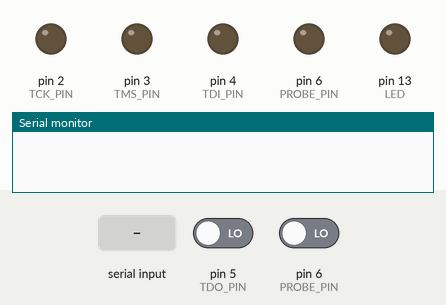
This sketch was run on a simulated Arduino Uno, built with avr-gcc and run on an emulated ATmega328P. Parts: output pins drawn as LEDs (lit = HIGH), the last lines printed to the serial monitor. Dashed ring = blinking. The inputs (shaded band) are chosen by the test bench; at power-on: pin 6 (PROBE_PIN) LOW, pin 5 (TDO_PIN) LOW.

Above: at 1.2 s.
1.3 s: "i" received over Serial
At 2.6 s:
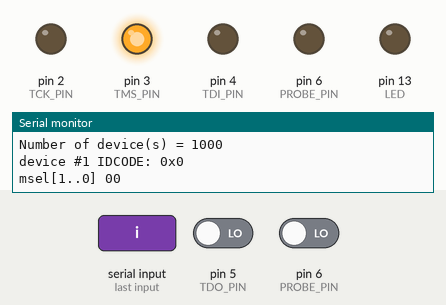
3.1 s: "m" received over Serial
At 3.9 s:
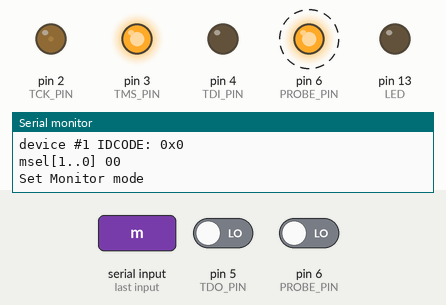
6.1 s: pin 6 (PROBE_PIN) driven HIGH
At 7.4 s:
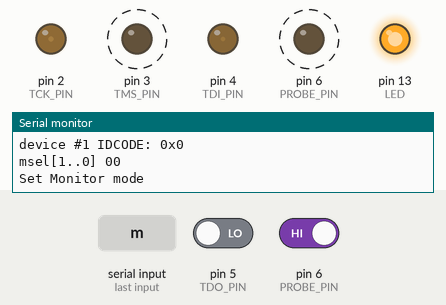
9.1 s: pin 5 (TDO_PIN) driven HIGH
Timing chart, 0 to 20.2 s (numbered marks = the images above; inputs shaded):
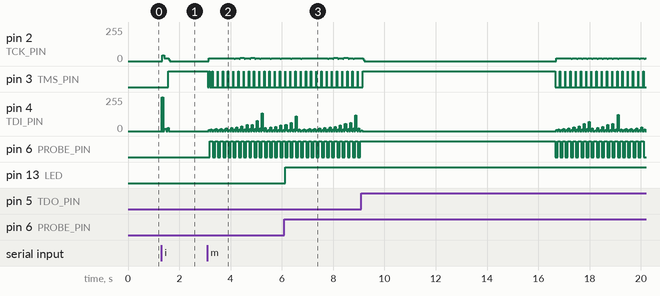

The sketch:

jtag.ino
```cpp
/*
 */
#include "EP2C35F484.h"

#define MAX4IR 1000
#define MAX4DR 2048

#define setBit(A,k)   ( A[(k/8)] |= (0x01 << (k%8)) )
#define clrBit(A,k)   ( A[(k/8)] &= ~(0x01 << (k%8)) )
#define getBit(A,k)   ( (A[(k/8)] & (0x01 << (k%8))) >> (k%8) )

#define TCK_PIN 2
#define TMS_PIN 3
#define TDI_PIN 4
#define TDO_PIN 5
#define PROBE_PIN 6
#define LED 13

int IRlen, nDevices;
uint8_t dr[256];
uint8_t dr2[256];

///////////////////////////////////////////////////////////
uint8_t JTAG_clock(uint8_t TDI, uint8_t TMS) {
	uint8_t result;
  digitalWrite(TDI_PIN, TDI);
  digitalWrite(TMS_PIN, TMS);
  result = digitalRead(TDO_PIN);
  digitalWrite(TCK_PIN, HIGH);
  digitalWrite(TCK_PIN, LOW);
	return result;
}

void JTAG_SelectDR2ShiftIR() {
	JTAG_clock(0, 1);
	JTAG_clock(0, 0);
	JTAG_clock(0, 0);
}

void JTAG_SelectDR2ShiftDR() {
	JTAG_clock(0, 0);
	JTAG_clock(0, 0);
}

void JTAG_Exit1xx2SelectDR() {
	JTAG_clock(0, 1);
	JTAG_clock(0, 1);
}

void JTAG_Shiftxx2SelectDR() {
	JTAG_clock(0, 1);
  JTAG_Exit1xx2SelectDR();
}

// note: call this function only when in shift-IR or shift-DR state
int JTAG_GetChainLength() {
	int i;
	for(i=0; i<MAX4IR; i++) JTAG_clock(0, 0); // empty the chain (fill it with 0's)
	for(i=0; i<MAX4IR; i++) if(JTAG_clock(1, 0)) break; // feed the chain with 1's
	JTAG_Shiftxx2SelectDR();
	return i;
}

// note: call this function only when in shift-IR or shift-DR state
void JTAG_SendData(uint8_t* p, int len){
  for (int i = 0; i < len; i++){
    JTAG_clock(getBit(p, i), (len - i) == 1); // at last bit set TMS=1
  }
	JTAG_Exit1xx2SelectDR();
}

// note: call this function only when in shift-IR or shift-DR state
void JTAG_ReadData(uint8_t* p, int len) {
  for (int i = 0; i < len; i++){
    clrBit(p, i);
    if (JTAG_clock(0, ((len - i) == 1))) setBit(p, i); // at last bit set TMS=1
  }
	JTAG_Exit1xx2SelectDR();
}

///////////////////////////////////////////////////////////
void JTAG_Any2Reset2SelectDR() {
	int i;
	for(i=0; i<5; i++) JTAG_clock(0, 1); // ResetState
	JTAG_clock(0, 0);
	JTAG_clock(0, 1); // SelectDR
}
// SetIR & return to SelectDR
void JTAG_SetIR(uint32_t ir) {
	JTAG_SelectDR2ShiftIR();
	JTAG_SendData((uint8_t*) &ir, IRlen);
}
// SetDR & return to SelectDR
void JTAG_SetDR(uint8_t* p, int len) {
	JTAG_SelectDR2ShiftDR();
	JTAG_SendData(p, len);
}
// GetDR & return to SelectDR
void JTAG_GetDR(uint8_t* p, int len) {
	JTAG_SelectDR2ShiftDR();
	JTAG_ReadData(p, len);
}

///////////////////////////////////////////////////////////
void JTAG_Scan() {
  uint32_t idcode;
	JTAG_Any2Reset2SelectDR();
	JTAG_SelectDR2ShiftIR();
	IRlen = JTAG_GetChainLength();
	Serial.print("IR chain length = ");
	Serial.println(IRlen);
	// we are in BYPASS mode since JTAG_DetermineChainLength filled the IR chain full of 1's
	// now we can easily determine the number of devices (= DR chain length when all the devices are in BYPASS mode)
	JTAG_SelectDR2ShiftDR();
	nDevices = JTAG_GetChainLength();
	Serial.print("Number of device(s) = ");
	Serial.println(nDevices);
	// read the IDCODEs (assume all devices support IDCODE, so read 32 bits per device)
	JTAG_Any2Reset2SelectDR();
  JTAG_SetIR(0x006); // JTAG Instruction: IDCODE
	JTAG_GetDR((uint8_t*) &idcode, 32);
  Serial.print("device #1 IDCODE: 0x");
  Serial.println(idcode, HEX);
  JTAG_SetIR(0x005); // JTAG Instruction: SAMPLE/PRELOAD
  JTAG_GetDR(dr, 1456);
  Serial.print("msel[1..0] ");
  Serial.print(getBit(dr, 558));//MSEL1 for EP2C35F484
  Serial.println(getBit(dr, 555));//MSEL0 for EP2C35F484
  JTAG_SetIR(0x001); // JTAG Instruction: PULSE_NCONFIG
}
///////////////////////////////////////////////////////////


void setup() {
  pinMode(LED, OUTPUT);
  pinMode(PROBE_PIN, INPUT);
  pinMode(TCK_PIN, OUTPUT);
  pinMode(TMS_PIN, OUTPUT);
  pinMode(TDI_PIN, OUTPUT);
  pinMode(TDO_PIN, INPUT);
  Serial.begin(9600);
  while (!Serial) {
    ; // wait for serial port to connect. Needed for native USB port only
  }
}

int inByte = 0;

void loop() {
  digitalWrite(LED, digitalRead(PROBE_PIN));   // turn the LED on|off
  if (Serial.available() > 0) {
    // get incoming byte:
    inByte = Serial.read();
    if (inByte == 'i') {
      JTAG_Scan();
    }
    if (inByte == 'm') {
      Serial.println("Set Monitor mode");
    }
  }
  if (inByte == 'm') {
    pinMode(PROBE_PIN, OUTPUT);
    digitalWrite(PROBE_PIN, 0);
    JTAG_Any2Reset2SelectDR();
    JTAG_SetIR(0x005); // JTAG Instruction: SAMPLE/PRELOAD
    JTAG_GetDR(dr, 1456);
    digitalWrite(PROBE_PIN, 1);
    JTAG_SetIR(0x005); // JTAG Instruction: SAMPLE/PRELOAD
    JTAG_GetDR(dr2, 1456);
    pinMode(PROBE_PIN, INPUT);
    int j = 0;
    for (int i = 1; i < 1456; i++) {
      if ((getBit(dr, i) != getBit(dr2, i)) && (i != 1263)) { // 1263 - CLK1 for EP2C35F484
        //Serial.print(i);
        for (int k = 0; k < 4; k++) {
          Serial.write(pgm_read_byte_near(BSC + ( i/3 ) * 4 + k));
        }
        Serial.print(" ");
        j++;
      }
    }
    if (j != 0) Serial.println("");
  }
}
```

EP2C35F484.h
```cpp
/*Cyclone II Family-Specific Pins
    "CLK0          : L1  , CLK1       : L2  , CLK10         : D12 , "&
    "CLK11         : E12 , CLK12      : V12 , CLK13         : W12 , "&
    "CLK14         : U12 , CLK15      : U11 , CLK2          : M1  , "&
    "CLK3          : M2  , CLK4       : L22 , CLK5          : L21 , "&
    "CLK6          : M22 , CLK7       : M21 , CLK8          : B12 , "&
    "CLK9          : A12 , DATA0      : K4  , DCLK          : L6  , "&
    "MSEL0         : M17 , MSEL1      : N17 , CONF_DONE     : N18 , "&
    "nCE           : K1  , nCONFIG    : L4  , nSTATUS       : N20 , "&
*/

#include <avr/pgmspace.h>
#define FAMILY_SPECIFIC_PINS

const char BSC[] PROGMEM = {
/*0*/	"B3  "
/*1*/	"A3  "
/*2*/	"A4  "
/*3*/	"B4  "
/*4*/	"A5  "
/*5*/	"B5  "
/*6*/	"A6  "
/*7*/	"B6  "
/*8*/	"8   "
/*9*/	"9   "
/*10*/	"H7  "
/*11*/	"G7  "
/*12*/	"C7  "
/*13*/	"13  "
/*14*/	"E7  "
/*15*/	"15  "
/*16*/	"16  "
/*17*/	"17  "
/*18*/	"18  "
/*19*/	"F8  "
/*20*/	"D7  "
/*21*/	"21  "
/*22*/	"C9  "
/*23*/	"D8  "
/*24*/	"E8  "
/*25*/	"F9  "
/*26*/	"A7  "
/*27*/	"B7  "
/*28*/	"A8  "
/*29*/	"B8  "
/*30*/	"30  "
/*31*/	"31  "
/*32*/	"D9  "
/*33*/	"E9  "
/*34*/	"34  "
/*35*/	"35  "
/*36*/	"36  "
/*37*/	"37  "
/*38*/	"A9  "
/*39*/	"B9  "
/*40*/	"40  "
/*41*/	"C10 "
/*42*/	"42  "
/*43*/	"43  "
/*44*/	"F10 "
/*45*/	"F11 "
/*46*/	"A10 "
/*47*/	"B10 "
/*48*/	"G11 "
/*49*/	"H11 "
/*50*/	"D11 "
/*51*/	"E11 "
/*52*/	"A11 "
/*53*/	"B11 "
#ifdef FAMILY_SPECIFIC_PINS
/*54*/	"CL11"
/*55*/	"CL10"
/*56*/	"CLK9"
/*57*/	"CLK8"
#else
/*54*/	"E12 "
/*55*/	"D12 "
/*56*/	"A12 "
/*57*/	"B12 "
#endif
/*58*/	"A13 "
/*59*/	"B13 "
/*60*/	"60  "
/*61*/	"61  "
/*62*/	"62  "
/*63*/	"A14 "
/*64*/	"B14 "
/*65*/	"65  "
/*66*/	"66  "
/*67*/	"67  "
/*68*/	"F12 "
/*69*/	"69  "
/*70*/	"70  "
/*71*/	"C13 "
/*72*/	"A15 "
/*73*/	"B15 "
/*74*/	"A16 "
/*75*/	"B16 "
/*76*/	"F13 "
/*77*/	"F14 "
/*78*/	"D14 "
/*79*/	"E14 "
/*80*/	"80  "
/*81*/	"81  "
/*82*/	"A17 "
/*83*/	"B17 "
/*84*/	"84  "
/*85*/	"85  "
/*86*/	"F15 "
/*87*/	"87  "
/*88*/	"C14 "
/*89*/	"D15 "
/*90*/	"90  "
/*91*/	"91  "
/*92*/	"92  "
/*93*/	"93  "
/*94*/	"J14 "
/*95*/	"H14 "
/*96*/	"E15 "
/*97*/	"D16 "
/*98*/	"C16 "
/*99*/	"99  "
/*100*/	"100 "
/*101*/	"101 "
/*102*/	"102 "
/*103*/	"103 "
/*104*/	"H15 "
/*105*/	"G16 "
/*106*/	"A18 "
/*107*/	"B18 "
/*108*/	"A19 "
/*109*/	"B19 "
/*110*/	"A20 "
/*111*/	"B20 "
/*112*/	"C17 "
/*113*/	"C18 "
/*114*/	"E18 "
/*115*/	"E19 "
/*116*/	"D20 "
/*117*/	"D19 "
/*118*/	"C20 "
/*119*/	"C19 "
/*120*/	"120 "
/*121*/	"121 "
/*122*/	"122 "
/*123*/	"123 "
/*124*/	"124 "
/*125*/	"C22 "
/*126*/	"C21 "
/*127*/	"F20 "
/*128*/	"E20 "
/*129*/	"G20 "
/*130*/	"130 "
/*131*/	"131 "
/*132*/	"G18 "
/*133*/	"G17 "
/*134*/	"D22 "
/*135*/	"D21 "
/*136*/	"E22 "
/*137*/	"E21 "
/*138*/	"138 "
/*139*/	"139 "
/*140*/	"H17 "
/*141*/	"H18 "
/*142*/	"142 "
/*143*/	"F22 "
/*144*/	"F21 "
/*145*/	"145 "
/*146*/	"146 "
/*147*/	"G22 "
/*148*/	"G21 "
/*149*/	"149 "
/*150*/	"150 "
/*151*/	"J15 "
/*152*/	"H16 "
/*153*/	"J17 "
/*154*/	"154 "
/*155*/	"J18 "
/*156*/	"J19 "
/*157*/	"157 "
/*158*/	"158 "
/*159*/	"159 "
/*160*/	"160 "
/*161*/	"K20 "
/*162*/	"H19 "
/*163*/	"J20 "
/*164*/	"K18 "
/*165*/	"165 "
/*166*/	"166 "
/*167*/	"H22 "
/*168*/	"H21 "
/*169*/	"K17 "
/*170*/	"L17 "
/*171*/	"J22 "
/*172*/	"J21 "
/*173*/	"K22 "
/*174*/	"K21 "
/*175*/	"L18 "
/*176*/	"L19 "
#ifdef FAMILY_SPECIFIC_PINS
/*177*/	"CLK4"
/*178*/	"CLK5"
/*179*/	"CLK6"
/*180*/	"CLK7"
#else
/*177*/	"L22 "
/*178*/	"L21 "
/*179*/	"M22 "
/*180*/	"M21 "
#endif
/*181*/	"M18 "
/*182*/	"M19 "
/*183*/	"N22 "
/*184*/	"N21 "
#ifdef FAMILY_SPECIFIC_PINS
/*185*/	"MSL0"
/*186*/	"MSL1"
#else
/*185*/	"M17 "
/*186*/	"N17 "
#endif
/*187*/	"187 "
/*188*/	"188 "
/*189*/	"189 "
/*190*/	"P22 "
/*191*/	"P21 "
/*192*/	"M15 "
/*193*/	"M16 "
/*194*/	"P19 "
/*195*/	"P20 "
/*196*/	"N15 "
/*197*/	"P15 "
/*198*/	"R20 "
/*199*/	"199 "
/*200*/	"200 "
/*201*/	"201 "
/*202*/	"R22 "
/*203*/	"R21 "
/*204*/	"T22 "
/*205*/	"T21 "
/*206*/	"206 "
/*207*/	"207 "
/*208*/	"P18 "
/*209*/	"P17 "
/*210*/	"R19 "
/*211*/	"R18 "
/*212*/	"U22 "
/*213*/	"U21 "
/*214*/	"V22 "
/*215*/	"V21 "
/*216*/	"216 "
/*217*/	"Y22 "
/*218*/	"Y21 "
/*219*/	"219 "
/*220*/	"220 "
/*221*/	"R17 "
/*222*/	"222 "
/*223*/	"223 "
/*224*/	"224 "
/*225*/	"W22 "
/*226*/	"W21 "
/*227*/	"U20 "
/*228*/	"228 "
/*229*/	"229 "
/*230*/	"230 "
/*231*/	"231 "
/*232*/	"V20 "
/*233*/	"U19 "
/*234*/	"T18 "
/*235*/	"U18 "
/*236*/	"W18 "
/*237*/	"Y20 "
/*238*/	"Y19 "
/*239*/	"W20 "
/*240*/	"V19 "
/*241*/	"Y18 "
/*242*/	"AA20"
/*243*/	"AB20"
/*244*/	"AA19"
/*245*/	"AB19"
/*246*/	"W16 "
/*247*/	"Y17 "
/*248*/	"V15 "
/*249*/	"U15 "
/*250*/	"T16 "
/*251*/	"R16 "
/*252*/	"252 "
/*253*/	"253 "
/*254*/	"254 "
/*255*/	"255 "
/*256*/	"256 "
/*257*/	"Y16 "
/*258*/	"AA18"
/*259*/	"AB18"
/*260*/	"R15 "
/*261*/	"R14 "
/*262*/	"262 "
/*263*/	"263 "
/*264*/	"264 "
/*265*/	"265 "
/*266*/	"W15 "
/*267*/	"Y14 "
/*268*/	"268 "
/*269*/	"U14 "
/*270*/	"270 "
/*271*/	"271 "
/*272*/	"AA17"
/*273*/	"AB17"
/*274*/	"274 "
/*275*/	"275 "
/*276*/	"V14 "
/*277*/	"W14 "
/*278*/	"AA16"
/*279*/	"AB16"
/*280*/	"AA15"
/*281*/	"AB15"
/*282*/	"AA14"
/*283*/	"AB14"
/*284*/	"Y13 "
/*285*/	"285 "
/*286*/	"286 "
/*287*/	"U13 "
/*288*/	"288 "
/*289*/	"289 "
/*290*/	"290 "
/*291*/	"AA13"
/*292*/	"AB13"
/*293*/	"293 "
/*294*/	"294 "
/*295*/	"295 "
/*296*/	"AA12"
/*297*/	"AB12"
#ifdef FAMILY_SPECIFIC_PINS
/*298*/	"CL12"
/*299*/	"CL13"
/*300*/	"CL14"
/*301*/	"CL15"
#else
/*298*/	"V12 "
/*299*/	"W12 "
/*300*/	"U12 "
/*301*/	"U11 "
#endif
/*302*/	"AA11"
/*303*/	"AB11"
/*304*/	"AA10"
/*305*/	"AB10"
/*306*/	"V11 "
/*307*/	"W11 "
/*308*/	"R11 "
/*309*/	"T11 "
/*310*/	"AA9 "
/*311*/	"AB9 "
/*312*/	"312 "
/*313*/	"313 "
/*314*/	"Y10 "
/*315*/	"315 "
/*316*/	"AA8 "
/*317*/	"AB8 "
/*318*/	"318 "
/*319*/	"319 "
/*320*/	"320 "
/*321*/	"321 "
/*322*/	"U10 "
/*323*/	"U9  "
/*324*/	"324 "
/*325*/	"325 "
/*326*/	"W9  "
/*327*/	"Y9  "
/*328*/	"AA7 "
/*329*/	"AB7 "
/*330*/	"V9  "
/*331*/	"W8  "
/*332*/	"W7  "
/*333*/	"V8  "
/*334*/	"334 "
/*335*/	"AA6 "
/*336*/	"AB6 "
/*337*/	"337 "
/*338*/	"338 "
/*339*/	"339 "
/*340*/	"340 "
/*341*/	"U8  "
/*342*/	"342 "
/*343*/	"Y7  "
/*344*/	"T7  "
/*345*/	"T8  "
/*346*/	"346 "
/*347*/	"347 "
/*348*/	"AA5 "
/*349*/	"AB5 "
/*350*/	"Y6  "
/*351*/	"Y5  "
/*352*/	"AA4 "
/*353*/	"AB4 "
/*354*/	"AB3 "
/*355*/	"AA3 "
/*356*/	"V4  "
/*357*/	"U4  "
/*358*/	"W5  "
/*359*/	"Y4  "
/*360*/	"Y3  "
/*361*/	"361 "
/*362*/	"362 "
/*363*/	"W4  "
/*364*/	"W3  "
/*365*/	"365 "
/*366*/	"366 "
/*367*/	"367 "
/*368*/	"368 "
/*369*/	"Y2  "
/*370*/	"Y1  "
/*371*/	"W2  "
/*372*/	"W1  "
/*373*/	"U3  "
/*374*/	"T3  "
/*375*/	"T6  "
/*376*/	"T5  "
/*377*/	"V2  "
/*378*/	"V1  "
/*379*/	"379 "
/*380*/	"380 "
/*381*/	"R6  "
/*382*/	"R5  "
/*383*/	"383 "
/*384*/	"U2  "
/*385*/	"U1  "
/*386*/	"386 "
/*387*/	"R4  "
/*388*/	"P4  "
/*389*/	"T2  "
/*390*/	"T1  "
/*391*/	"391 "
/*392*/	"392 "
/*393*/	"393 "
/*394*/	"394 "
/*395*/	"R2  "
/*396*/	"R1  "
/*397*/	"P6  "
/*398*/	"P5  "
/*399*/	"R7  "
/*400*/	"R8  "
/*401*/	"401 "
/*402*/	"402 "
/*403*/	"P3  "
/*404*/	"N4  "
/*405*/	"N3  "
/*406*/	"406 "
/*407*/	"407 "
/*408*/	"N5  "
/*409*/	"N6  "
/*410*/	"M7  "
/*411*/	"M8  "
/*412*/	"P2  "
/*413*/	"P1  "
/*414*/	"N2  "
/*415*/	"N1  "
/*416*/	"M6  "
/*417*/	"M5  "
#ifdef FAMILY_SPECIFIC_PINS
/*418*/	"CLK2"
/*419*/	"CLK3"
/*420*/	"420 "
/*421*/	"CLK1"
/*422*/	"CLK0"
/*423*/	"423 "
/*424*/	"DAT0"
/*425*/	"DCLK"
#else
/*418*/	"M2  "
/*419*/	"M1  "
/*420*/	"420 "
/*421*/	"L2  "
/*422*/	"L1  "
/*423*/	"423 "
/*424*/	"K4  "
/*425*/	"L6  "
#endif
/*426*/	"J2  "
/*427*/	"J1  "
/*428*/	"J4  "
/*429*/	"J3  "
/*430*/	"L7  "
/*431*/	"H2  "
/*432*/	"H1  "
/*433*/	"L8  "
/*434*/	"J5  "
/*435*/	"J6  "
/*436*/	"G2  "
/*437*/	"G1  "
/*438*/	"H3  "
/*439*/	"439 "
/*440*/	"440 "
/*441*/	"441 "
/*442*/	"442 "
/*443*/	"443 "
/*444*/	"444 "
/*445*/	"445 "
/*446*/	"446 "
/*447*/	"F2  "
/*448*/	"F1  "
/*449*/	"E2  "
/*450*/	"E1  "
/*451*/	"H6  "
/*452*/	"H5  "
/*453*/	"H4  "
/*454*/	"G3  "
/*455*/	"D2  "
/*456*/	"D1  "
/*457*/	"F3  "
/*458*/	"458 "
/*459*/	"459 "
/*460*/	"460 "
/*461*/	"461 "
/*462*/	"462 "
/*463*/	"463 "
/*464*/	"464 "
/*465*/	"G5  "
/*466*/	"G6  "
/*467*/	"F4  "
/*468*/	"468 "
/*469*/	"469 "
/*470*/	"470 "
/*471*/	"471 "
/*472*/	"472 "
/*473*/	"C2  "
/*474*/	"C1  "
/*475*/	"E4  "
/*476*/	"E3  "
/*477*/	"D6  "
/*478*/	"D5  "
/*479*/	"D4  "
/*480*/	"D3  "
/*481*/	"C3  "
/*482*/	"C4  "
};
```

Measured:
- after the input at 1.3 s, pin 2 (TCK_PIN): 0/255 → 43/255 at once, → 22/255 0.08 s later, → 0/255 0.16 s later; pin 3 (TMS_PIN): LOW → HIGH after 0.26 s; pin 4 (TDI_PIN): 0/255 → 17/255 at once, → 0/255 0.18 s later
- after the input at 3.1 s, pin 3 (TMS_PIN): goes LOW 0.04 s, HIGH 0.04 s, LOW 0.11 s, 13 × (HIGH 0.01 s, LOW 0.19 s), HIGH 0.01 s, then LOW, starting at once; pin 6 (PROBE_PIN): alternates HIGH for 0.11 s and LOW for 0.10 s, starting after 0.10 s
- after the input at 6.1 s, pin 13 (LED): LOW → HIGH at once
